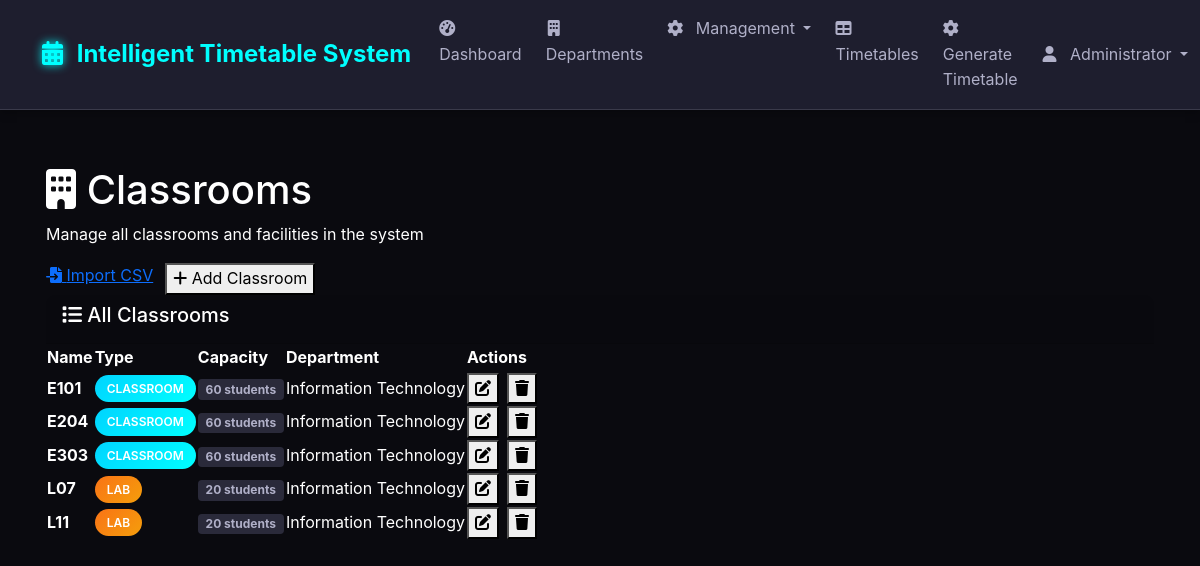
Screenshot of /classrooms (signed in) with the database file from the repository.
### tables this page shows
CREATE TABLE classrooms (
            id INTEGER PRIMARY KEY AUTOINCREMENT,
            name TEXT NOT NULL,
            capacity INTEGER,
            type TEXT DEFAULT 'CLASSROOM',
            department_id INTEGER,
            created_at DATETIME DEFAULT CURRENT_TIMESTAMP,
            FOREIGN KEY (department_id) REFERENCES departments (id)
        );

CREATE TABLE departments (
            id INTEGER PRIMARY KEY AUTOINCREMENT,
            name TEXT NOT NULL,
            code TEXT UNIQUE NOT NULL,
            created_at DATETIME DEFAULT CURRENT_TIMESTAMP
        );

### app.py (the view)
@app.route('/classrooms')
@login_required
def classrooms():
    conn = sqlite3.connect('timetable.db')
    conn.row_factory = sqlite3.Row
    cursor = conn.cursor()
    cursor.execute('''
        SELECT c.*, d.name as department_name
        FROM classrooms c
        LEFT JOIN departments d ON c.department_id = d.id
        ORDER BY c.name
    ''')
    classrooms = cursor.fetchall()
    cursor.execute('SELECT * FROM departments ORDER BY name')
    departments = cursor.fetchall()
    conn.close()
    return render_template('classrooms.html', classrooms=classrooms, departments=departments)

### app.py (called while the page is built)
def login_required(f):
    @wraps(f)
    def decorated_function(*args, **kwargs):
        if 'user_id' not in session:
            flash('Please log in to access this page.', 'error')
            return redirect(url_for('login'))
        return f(*args, **kwargs)
    return decorated_function

@app.context_processor
def utility_processor():
    return dict(get_faculty_subjects=get_faculty_subjects)

### templates/classrooms.html (shortened to what this page needs)
{% extends "base.html" %}
{% block content %}
<div class="dashboard-container">
    <div class="header-section">
        <div class="header-content">
            <div>
                <h1 class="main-title">
                    <i class="fas fa-building title-icon"></i> Classrooms
                </h1>
                <p class="welcome-text">Manage all classrooms and facilities in the system</p>
            </div>
            {% if session.role == 'admin' %}
            <div style="display: flex; gap: 0.75rem;">
                <a href="{{ url_for('upload_csv') }}" class="action-btn action-cyan">
                    <i class="fas fa-file-import"></i> Import CSV
                </a>
                <button class="action-btn action-green" data-bs-toggle="modal" data-bs-target="#addClassroomModal">
                    <i class="fas fa-plus"></i> Add Classroom
                </button>
            </div>
            {% endif %}
        </div>
    </div>
    <div class="content-card">
        <div class="card-header">
            <h5 class="card-title">
                <i class="fas fa-list card-icon"></i> All Classrooms
            </h5>
        </div>
        <div class="card-content">
            {% if classrooms %}
            <div class="table-container">
                <table class="modern-table">
                    <thead>
                        <tr>
                            <th>Name</th>
                            <th>Type</th>
                            <th>Capacity</th>
                            <th>Department</th>
                            {% if session.role == 'admin' %}
                            <th>Actions</th>
                            {% endif %}
                        </tr>
                    </thead>
                    <tbody>
                        {% for room in classrooms %}
                        <tr class="table-row">
                            <td class="table-cell fw-bold">{{ room.name }}</td>
                            <td class="table-cell">
                                <span class="fitness-badge fitness-{{ 'info' if room.type == 'CLASSROOM' else 'warning' if room.type == 'LAB' else 'success' }}">
                                    {{ room.type }}
                                </span>
                            </td>
                            <td class="table-cell">
                                <span class="badge bg-secondary">{{ room.capacity }} students</span>
                            </td>
                            <td class="table-cell">{{ room.department_name or 'N/A' }}</td>
                            {% if session.role == 'admin' %}
                            <td class="table-cell">
                                <div style="display: flex; gap: 0.5rem;">
                                    <button class="action-btn action-blue" data-bs-toggle="modal"
                                            data-bs-target="#editClassroomModal"
                                            data-id="{{ room.id }}"
                                            data-name="{{ room.name }}"
                                            data-type="{{ room.type }}"
                                            data-capacity="{{ room.capacity }}"
                                            data-dept="{{ room.department_id }}">
                                        <i class="fas fa-edit"></i>
                                    </button>
                                    <button class="action-btn action-primary" data-bs-toggle="modal"
                                            data-bs-target="#deleteClassroomModal"
                                            data-id="{{ room.id }}"
                                            data-name="{{ room.name }}">
                                        <i class="fas fa-trash"></i>
                                    </button>
                                </div>
                            </td>
                            {% endif %}
                        </tr>
                        {% endfor %}
                    </tbody>
                </table>
            </div>
            {% endif %}
        </div>
    </div>
</div>
{% endblock %}

### static/css/style.css (style rules this page uses)
:root { --primary-color: #007bff; --secondary-color: #6c757d; --success-color: #28a745; --danger-color: #dc3545; --warning-color: #ffc107; --info-color: #17a2b8; }
body { background-color: #f8f9fa; font-family: 'Segoe UI', Tahoma, Geneva, Verdana, sans-serif; }
.card-header { border-radius: 10px 10px 0 0 !important; font-weight: 600; }
.fitness-badge { font-size: 0.8rem; padding: 0.3em 0.6em; }

### templates/base.html (style rules this page uses)
:root { --bg-primary: #0a0a0f; --bg-secondary: #1a1a24; --bg-tertiary: #2a2a3a; --bg-card: #1e1e2e; --bg-hover: #2e2e3e; --text-primary: #ffffff; --text-secondary: #b0b0c8; --text-muted: #6b6b8a; --accent-blue: #00d4ff; --accent-cyan: #00ffff; --accent-purple: #8b5cf6; --accent-pink: #f472b6; --accent-green: #10b981; --accent-orange: #f97316; --accent-red: #ef4444; --border-color: #3a3a4a; --border-hover: #4a4a5a; --shadow-sm: 0 2px 10px rgba(0, 0, 0, 0.3); --shadow-md: 0 4px 20px rgba(0, 0, 0, 0.4); --shadow-lg: 0 8px 40px rgba(0, 0, 0, 0.5); --shadow-glow: 0 0 30px rgba(0, 212, 255, 0.3); --gradient-primary: linear-gradient(135deg, #667eea 0%, #764ba2 100%); --gradient-success: linear-gradient(135deg, #11998e 0%, #38ef7d 100%); --gradient-warning: linear-gradient(135deg, #f093fb 0%, #f5576c 100%); --gradient-info: linear-gradient(135deg, #4facfe 0%, #00f2fe 100%); }
body { background: var(--bg-primary); color: var(--text-primary); font-family: 'Inter', 'Segoe UI', system-ui, sans-serif; line-height: 1.6; overflow-x: hidden; }

### templates/classrooms.html (style rules this page uses)
.fitness-badge.fitness-info { background: linear-gradient(135deg, var(--accent-blue), var(--accent-cyan)); color: white; }
.fitness-badge.fitness-warning { background: linear-gradient(135deg, var(--accent-orange), #f59e0b); color: white; }
.fitness-badge { padding: 0.25rem 0.75rem; border-radius: 50px; font-size: 0.75rem; font-weight: 600; text-align: center; display: inline-block; }
.badge.bg-secondary { background: var(--bg-tertiary) !important; color: var(--text-secondary) !important; }

### rows the page displays
classrooms: name "E101", type "CLASSROOM", capacity "60", name "Information Technology"
classrooms: name "E204", type "CLASSROOM", capacity "60", name "Information Technology"
classrooms: name "E303", type "CLASSROOM", capacity "60", name "Information Technology"
classrooms: name "L07", type "LAB", capacity "20", name "Information Technology"
classrooms: name "L11", type "LAB", capacity "20", name "Information Technology"

### other values shown
{{ session.full_name or session.username }} "Administrator"
